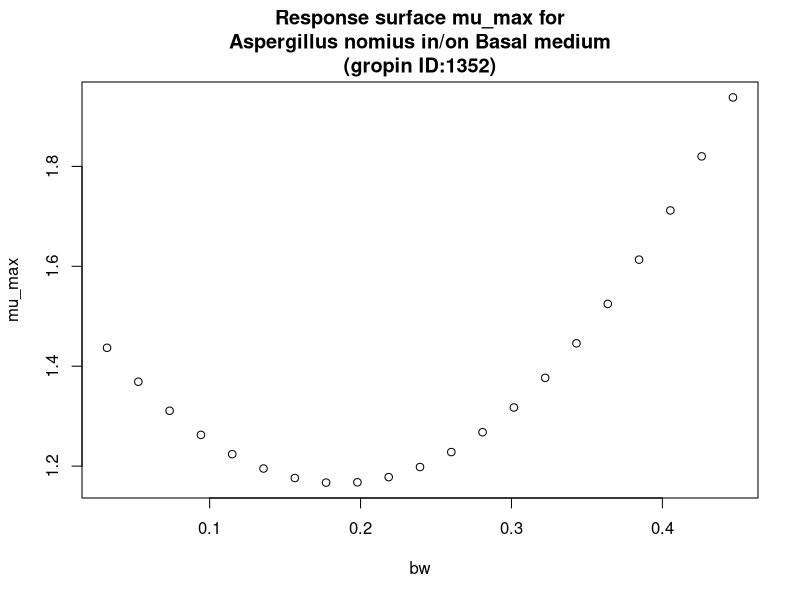

Source code (R):
#############################
# start of Parameter script
#############################
bw <- seq(0.032032,0.446753246753247,length.out=21)
#############################
# end of Parameter script
#############################
############################# 
# start of Model script Gropin ID 1352 
#############################
 
# constant coefficients for this model
 
variables <- data.frame(bw)
argumentsPar <- expand.grid(variables)
 
# heart of the model
response_surface <- function(bw) {
   mumax <-(1.561-4.240*bw+11.38*bw^2)

return(mumax=mumax)
} 

# output parameters
mumax <- cbind(argumentsPar,response_surface(argumentsPar['bw']))
colnames(mumax) <- c(colnames(argumentsPar),'mumax')
#############################
# End of Model script
#############################
############################# 
# start of Visualisation script Gropin ID 1352 
#############################
plot(bw,mumax$mumax,
                          xlab='bw',
                          ylab='mu_max',main='Response surface mu_max for
Aspergillus nomius in/on Basal medium
(gropin ID:1352)')
#############################
# End of Visualisation script
#############################
